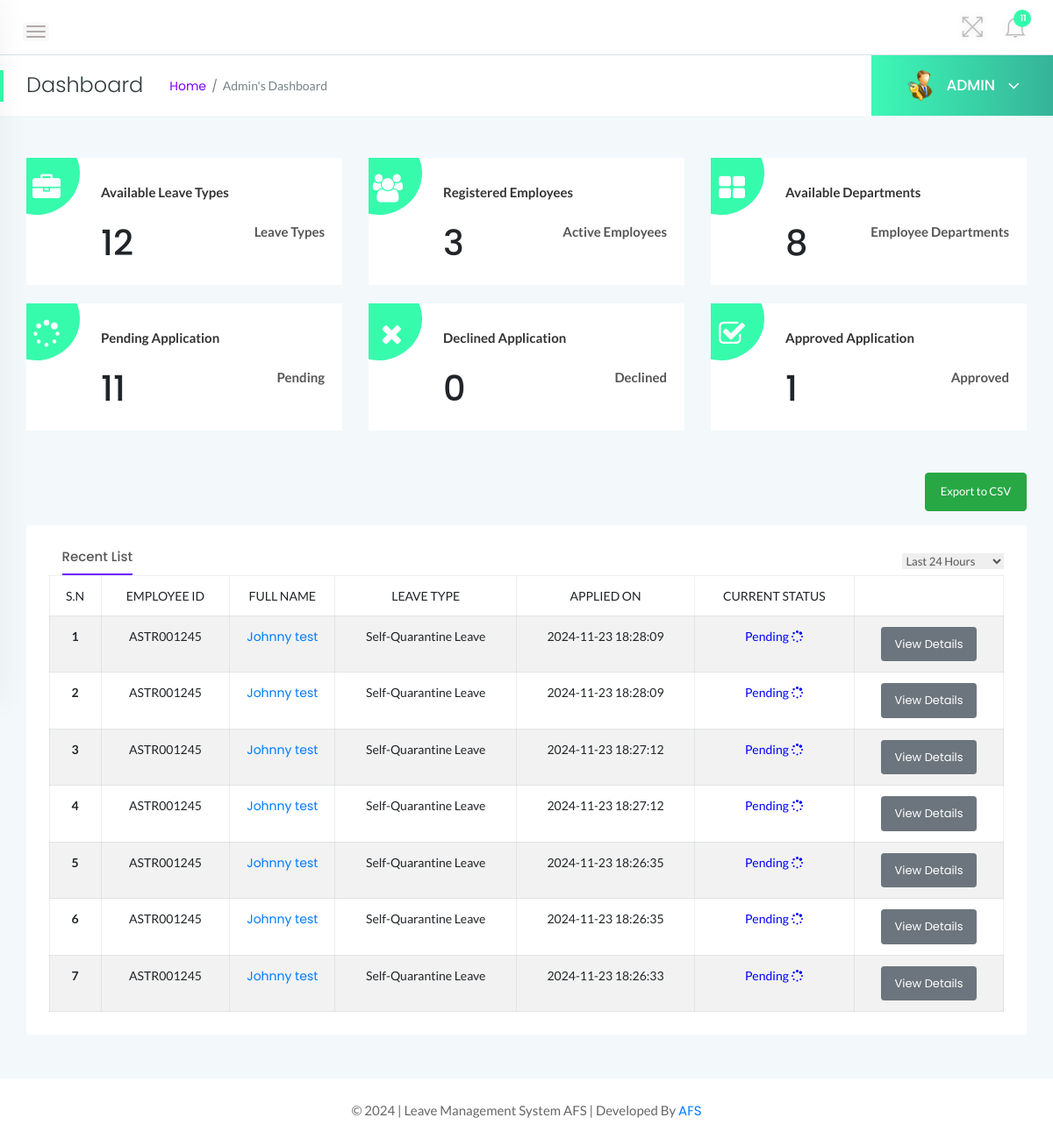
Screenshot of /admin/dashboard.php (signed in) with the database file from the repository.
### tables this page shows
CREATE TABLE `tblleaves` (
  `id` int(11) NOT NULL AUTO_INCREMENT,
  `LeaveType` varchar(110) NOT NULL,
  `ToDate` date DEFAULT NULL,
  `FromDate` date DEFAULT NULL,
  `Description` mediumtext NOT NULL,
  `PostingDate` timestamp NOT NULL DEFAULT current_timestamp(),
  `AdminRemark` mediumtext DEFAULT NULL,
  `AdminRemarkDate` varchar(120) DEFAULT NULL,
  `Status` int(1) NOT NULL,
  `IsRead` int(1) NOT NULL,
  `empid` int(11) DEFAULT NULL,
  `leave_duration` int(11) NOT NULL DEFAULT 0,
  PRIMARY KEY (`id`),
  KEY `UserEmail` (`empid`)
);

CREATE TABLE `tblemployees` (
  `id` int(11) NOT NULL AUTO_INCREMENT,
  `EmpId` varchar(100) NOT NULL,
  `FirstName` varchar(150) NOT NULL,
  `LastName` varchar(150) NOT NULL,
  `EmailId` varchar(200) NOT NULL,
  `Password` varchar(180) NOT NULL,
  `Department` varchar(255) NOT NULL,
  `Status` int(1) NOT NULL,
  `RegDate` timestamp NOT NULL DEFAULT current_timestamp(),
  PRIMARY KEY (`id`)
);

### admin/dashboard.php (the view, shortened to what this page needs)
<?php
    if(strlen($_SESSION['alogin'])==0){
        header('location:index.php');
    } else {
?>
<!doctype html>
<html class="no-js" lang="en">
<head>
    <link rel="stylesheet" href="../assets/css/bootstrap.min.css">
    <link rel="stylesheet" href="../assets/css/font-awesome.min.css">
    <link rel="stylesheet" href="../assets/css/themify-icons.css">
    <link rel="stylesheet" href="../assets/css/metisMenu.css">
    <link rel="stylesheet" href="../assets/css/owl.carousel.min.css">
    <link rel="stylesheet" href="../assets/css/slicknav.min.css">
    <link rel="stylesheet" href="https://www.amcharts.com/lib/3/plugins/export/export.css" type="text/css" media="all" />
    <link rel="stylesheet" href="../assets/css/typography.css">
    <link rel="stylesheet" href="../assets/css/default-css.css">
    <link rel="stylesheet" href="../assets/css/styles.css">
    <link rel="stylesheet" href="../assets/css/responsive.css">
</head>
<body>
    <div class="page-container">
        <div class="main-content">
            <div class="header-area">
                <div class="row align-items-center">
                    <div class="col-md-6 col-sm-8 clearfix">
                        <div class="nav-btn pull-left">
                            <span></span>
                            <span></span>
                            <span></span>
                        </div>
                    </div>
                    <div class="col-md-6 col-sm-4 clearfix">
                        <ul class="notification-area pull-right">
                            <li id="full-view"><i class="ti-fullscreen"></i></li>
                            <?php include '../includes/admin-notification.php'?>
                        </ul>
                    </div>
                </div>
            </div>
            <div class="page-title-area">
                <div class="row align-items-center">
                    <div class="col-sm-6">
                        <div class="breadcrumbs-area clearfix">
                            <h4 class="page-title pull-left">Dashboard</h4>
                            <ul class="breadcrumbs pull-left">
                                <li><a href="dashboard.php">Home</a></li>
                                <li><span>Admin's Dashboard</span></li>
                            </ul>
                        </div>
                    </div>
                    <div class="col-sm-6 clearfix">
                        <div class="user-profile pull-right">
                            <img class="avatar user-thumb" src="../assets/images/admin.png" alt="avatar">
                            <h4 class="user-name dropdown-toggle" data-toggle="dropdown">ADMIN <i class="fa fa-angle-down"></i></h4>
                        </div>
                    </div>
                </div>
            </div>
            <div class="main-content-inner">
                <div class="sales-report-area mt-5 mb-5">
                    <div class="row">
                        <div class="col-md-4">
                            <div class="single-report mb-xs-30">
                                <div class="s-report-inner pr--20 pt--30 mb-3">
                                    <div class="icon"><i class="fa fa-briefcase"></i></div>
                                    <div class="s-report-title d-flex justify-content-between">
                                        <h4 class="header-title mb-0">Available Leave Types</h4>
                                    </div>
                                    <div class="d-flex justify-content-between pb-2">
                                        <h1><?php include 'counters/leavetype-counter.php'?></h1>
                                        <span>Leave Types</span>
                                    </div>
                                </div>
                            </div>
                        </div>
                        <div class="col-md-4">
                            <div class="single-report mb-xs-30">
                                <div class="s-report-inner pr--20 pt--30 mb-3">
                                    <div class="icon"><i class="fa fa-users"></i></div>
                                    <div class="s-report-title d-flex justify-content-between">
                                        <h4 class="header-title mb-0">Registered Employees</h4>
                                    </div>
                                    <div class="d-flex justify-content-between pb-2">
                                        <h1><?php include 'counters/emp-counter.php'?></h1>
                                        <span>Active Employees</span>
                                    </div>
                                </div>
                            </div>
                        </div>
                        <div class="col-md-4">
                            <div class="single-report">
                                <div class="s-report-inner pr--20 pt--30 mb-3">
                                    <div class="icon"><i class="fa fa-th-large"></i></div>
                                    <div class="s-report-title d-flex justify-content-between">
                                        <h4 class="header-title mb-0">Available Departments</h4>
                                    </div>
                                    <div class="d-flex justify-content-between pb-2">
                                        <h1><?php include 'counters/dept-counter.php'?></h1>
                                        <span>Employee Departments</span>
                                    </div>
                                </div>
                            </div>
                        </div>
                    </div>
                    <br>
                    <div class="row">
                        <div class="col-md-4">
                            <div class="single-report mb-xs-30">
                                <div class="s-report-inner pr--20 pt--30 mb-3">
                                    <div class="icon"><i class="fa fa-spinner"></i></div>
                                    <div class="s-report-title d-flex justify-content-between">
                                        <h4 class="header-title mb-0">Pending Application</h4>
                                    </div>
                                    <div class="d-flex justify-content-between pb-2">
                                        <h1><?php include 'counters/pendingapp-counter.php'?></h1>
                                        <span>Pending</span>
                                    </div>
                                </div>
                            </div>
                        </div>
                        <div class="col-md-4">
                            <div class="single-report mb-xs-30">
                                <div class="s-report-inner pr--20 pt--30 mb-3">
                                    <div class="icon"><i class="fa fa-times"></i></div>
                                    <div class="s-report-title d-flex justify-content-between">
                                        <h4 class="header-title mb-0">Declined Application</h4>
                                    </div>
                                    <div class="d-flex justify-content-between pb-2">
                                        <h1><?php include 'counters/declineapp-counter.php'?></h1>
                                        <span>Declined</span>
                                    </div>
                                </div>
                            </div>
                        </div>
                        <div class="col-md-4">
                            <div class="single-report">
                                <div class="s-report-inner pr--20 pt--30 mb-3">
                                    <div class="icon"><i class="fa fa-check-square-o"></i></div>
                                    <div class="s-report-title d-flex justify-content-between">
                                        <h4 class="header-title mb-0">Approved Application</h4>
                                    </div>
                                    <div class="d-flex justify-content-between pb-2">
                                        <h1><?php include 'counters/approvedapp-counter.php'?></h1>
                                        <span>Approved</span>
                                    </div>
                                </div>
                            </div>
                        </div>
                    </div>
                </div>
                <div class="row">
<div class="col-md-12 mb-3 text-right">
    <form action="export_dashboard_csv.php" method="post">
        <button type="submit" name="export_csv" class="btn btn-success">Export to CSV</button>
    </form>
</div>
                    <div class="col-12">
                        <div class="card">
                            <div class="card-body">
							<div class="d-sm-flex justify-content-between align-items-center">
                                    <div class="trd-history-tabs">
                                        <ul class="nav" role="tablist">
                                            <li>
                                                <a class="active" data-toggle="tab" href="dashboard.php" role="tab">Recent List</a>
                                            </li>
                                        </ul>
                                    </div>
                                    <select class="custome-select border-0 pr-3">
                                        <option selected>Last 24 Hours</option>
                                    </select>
                                </div>
                                        <div class="single-table">
                                            <div class="table-responsive">
                                                <table class="table table-hover table-bordered table-striped progress-table text-center">
                                                <thead class="text-uppercase">
                                                <tr>
                                                        <td>S.N</td>
                                                        <td>Employee ID</td>
                                                        <td width="120">Full Name</td>
                                                        <td>Leave Type</td>
                                                        <td>Applied On</td>
                                                        <td>Current Status</td>
                                                        <td></td>
                                                    </tr>
                                                </thead>
                                                <tbody>
                                                <?php
                                                    $sql = "SELECT tblleaves.id as lid,tblemployees.FirstName,tblemployees.LastName,tblemployees.EmpId,tblemployees.id,tblleaves.LeaveType,tblleaves.PostingDate,tblleaves.Status from tblleaves join tblemployees on tblleaves.empid=tblemployees.id order by lid desc limit 7";
                                                    $query = $dbh -> prepare($sql);
                                                    $query->execute();
                                                    $results=$query->fetchAll(PDO::FETCH_OBJ);
                                                    $cnt=1;
                                                    if($query->rowCount() > 0){
                                                    foreach($results as $result)
                                                    {
                                                ?>
                                        <tr>
                                            <td> <b><?php echo htmlentities($cnt);?></b></td>
                                            <td><?php echo htmlentities($result->EmpId);?></td>
                                            <td><a href="update-employee.php?empid=<?php echo htmlentities($result->id);?>" target="_blank"><?php echo htmlentities($result->FirstName." ".$result->LastName);?></a></td>
                                            <td><?php echo htmlentities($result->LeaveType);?></td>
                                            <td><?php echo htmlentities($result->PostingDate);?></td>
                                            <td><?php $stats=$result->Status;
                                            if($stats==1){
                                             ?>
                                                 <span style="color: green">Approved <i class="fa fa-check-square-o"></i></span>
                                                 <?php } if($stats==2)  { ?>
                                                <span style="color: red">Declined <i class="fa fa-times"></i></span>
                                                 <?php } if($stats==0)  { ?>
                                            <span style="color: blue">Pending <i class="fa fa-spinner"></i></span>
                                            <?php } ?>
                                             </td>
                                            <td><a href="employeeLeave-details.php?leaveid=<?php echo htmlentities($result->lid);?>" class="btn btn-secondary btn-sm">View Details</a></td>
                                            </tr>
                                                <?php $cnt++;} }?>
                                            </tbody>
                                                </table>
                                            </div>
                                        </div>
                                        </div>
                        </div>
                    </div>
                </div>
                </div>
            </div>
            <?php include '../includes/footer.php' ?>
        </div>
</body>
</html>
<?php } ?>

### rows the page displays
tblleaves: tblemployees.EmpId "ASTR001245", tblemployees.FirstName+LastName "Johnny test", LeaveType "Self-Quarantine Leave", PostingDate "2024-11-23 18:28:09", Status "Pending"
tblleaves: tblemployees.EmpId "ASTR001245", tblemployees.FirstName+LastName "Johnny test", LeaveType "Self-Quarantine Leave", PostingDate "2024-11-23 18:28:09", Status "Pending"
tblleaves: tblemployees.EmpId "ASTR001245", tblemployees.FirstName+LastName "Johnny test", LeaveType "Self-Quarantine Leave", PostingDate "2024-11-23 18:27:12", Status "Pending"
tblleaves: tblemployees.EmpId "ASTR001245", tblemployees.FirstName+LastName "Johnny test", LeaveType "Self-Quarantine Leave", PostingDate "2024-11-23 18:27:12", Status "Pending"
tblleaves: tblemployees.EmpId "ASTR001245", tblemployees.FirstName+LastName "Johnny test", LeaveType "Self-Quarantine Leave", PostingDate "2024-11-23 18:26:35", Status "Pending"
tblleaves: tblemployees.EmpId "ASTR001245", tblemployees.FirstName+LastName "Johnny test", LeaveType "Self-Quarantine Leave", PostingDate "2024-11-23 18:26:35", Status "Pending"
tblleaves: tblemployees.EmpId "ASTR001245", tblemployees.FirstName+LastName "Johnny test", LeaveType "Self-Quarantine Leave", PostingDate "2024-11-23 18:26:33", Status "Pending"

### other values shown
$unreadcount "11"
$leavtypcount "12"
$empcount "3"
$dptcount "8"
$leavtypcount "11"
$leavtypcount "0"
$leavtypcount "1"
